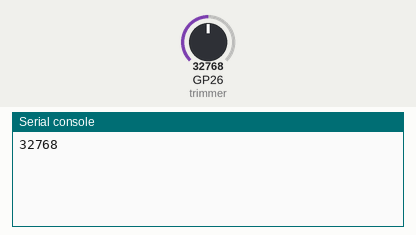
Simulated run of this program. Board: Raspberry Pi Pico running MicroPython. Parts: the last lines printed to the serial console. The inputs (shaded band) are chosen by the test bench; at power-on: GP26 (trimmer) = 32768 (analog values on the 0–65535 scale).

Above: at 1.2 s.
1.3 s: GP26 (trimmer) set to 45874
At 2.7 s:
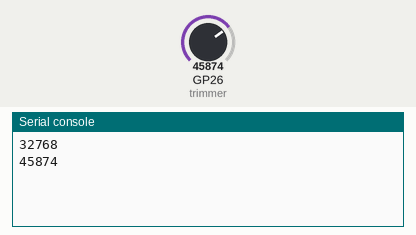
2.8 s: GP26 (trimmer) set to 57670
At 5.2 s:
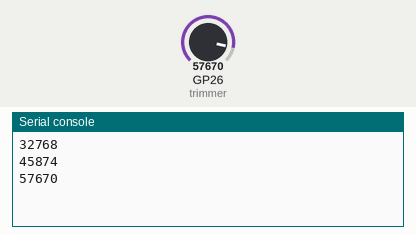
Timing chart, 0 to 6.7 s (numbered marks = the images above; inputs shaded):
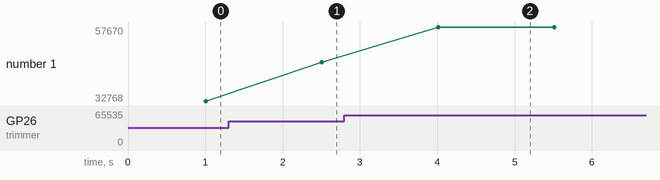

Measured:
- after the input at 1.3 s, the serial console: prints a new line after 1.2 s (image 1)
- after the input at 2.8 s, the serial console: prints a new line after 1.2 s (image 2)
- plotted number 1: 32768 → 45874 after the input at 1.3 s, 45874 → 57670 after the input at 2.8 s

The program:

adc.py
```python
from machine import Pin, ADC, PWM
from utime import sleep, sleep_ms

adc_pin = 26
trimmer = ADC(adc_pin)

while True:
    data = 0
    no_of_msmnts = 100 # Počet měření

    for _ in range(0, no_of_msmnts):
        data += trimmer.read_u16()
        sleep_ms(10)
    data = int( data / no_of_msmnts ) # Zprůměruje "no_of_msmnts" měření

    print(data)
    sleep_ms(500)
```
